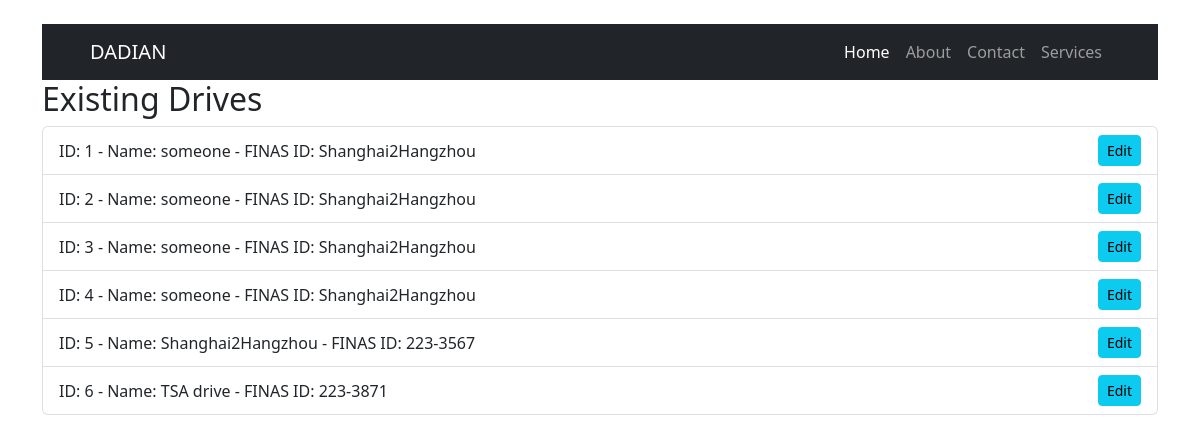
The page /drives on the database its author committed.
### main.py (models this page shows)
class Drive(db.Model):
    id = db.Column(db.Integer, primary_key=True, autoincrement=True)
    driver = db.Column(db.String(100), nullable=False)
    name = db.Column(db.String(100), nullable=False)
    finas_id = db.Column(db.String(50), nullable=True)  # Added finas_id field
    date_created = db.Column(db.DateTime, default=datetime.utcnow)
    events = db.relationship('Event', backref='drive', lazy=True)

### main.py (the view)
@app.route('/drives', methods=['GET'])
def view_drives():
    drives = drive_api.get()
    return render_template('view_drives.html', drives=drives)

### main.py (called while the page is built)
    def get(self, drive_id=None, finas_id=None, date=None):
        query = Drive.query
        if drive_id:
            query = query.filter_by(id=drive_id)
        if finas_id:
            query = query.filter_by(finas_id=finas_id)
        if date:
            query = query.filter(db.func.date(Drive.date_created) == date)
        drives = query.all()
        return [{'id': drive.id, 'name': drive.name, 'finas_id': drive.finas_id, 'date_created': drive.date_created, 'events': [{'id': e.id, 'comment': e.comment, 'time': e.time, 'tags': [t.name for t in e.tags]} for e in drive.events]} for drive in drives]

### templates/view_drives.html (shortened to what this page needs)
<!DOCTYPE html>
<html>
<head>
    <link rel="stylesheet" href="/static/css/styles.css">
</head>
<nav class="navbar navbar-expand-lg navbar-dark bg-dark">
    <div class="container px-5">
        <a class="navbar-brand" href="{{url_for('index')}}">DADIAN</a>
        <div class="collapse navbar-collapse" id="navbarSupportedContent">
            <ul class="navbar-nav ms-auto mb-2 mb-lg-0">
                <li class="nav-item"><a class="nav-link active" aria-current="page" href="#!">Home</a></li>
                <li class="nav-item"><a class="nav-link" href="#!">About</a></li>
                <li class="nav-item"><a class="nav-link" href="#!">Contact</a></li>
                <li class="nav-item"><a class="nav-link" href="#!">Services</a></li>
            </ul>
        </div>
    </div>
</nav>
<body class="container mt-4">
    <h2>Existing Drives</h2>
    <ul class="list-group">
        {% for drive in drives %}
            <li class="list-group-item d-flex justify-content-between align-items-center">
                <span>ID: {{ drive.id }} - Name: {{ drive.name }} - FINAS ID: {{ drive.finas_id }}</span>
                <a href="{{ url_for('edit_drive', drive_id=drive.id) }}" class="btn btn-info btn-sm">Edit</a>
            </li>
        {% endfor %}
    </ul>
</body>
</html>

### rows shown on the page
Drive: id "1", name "someone", finas_id "Shanghai2Hangzhou"
Drive: id "2", name "someone", finas_id "Shanghai2Hangzhou"
Drive: id "3", name "someone", finas_id "Shanghai2Hangzhou"
Drive: id "4", name "someone", finas_id "Shanghai2Hangzhou"
Drive: id "5", name "Shanghai2Hangzhou", finas_id "223-3567"
Drive: id "6", name "TSA drive", finas_id "223-3871"
